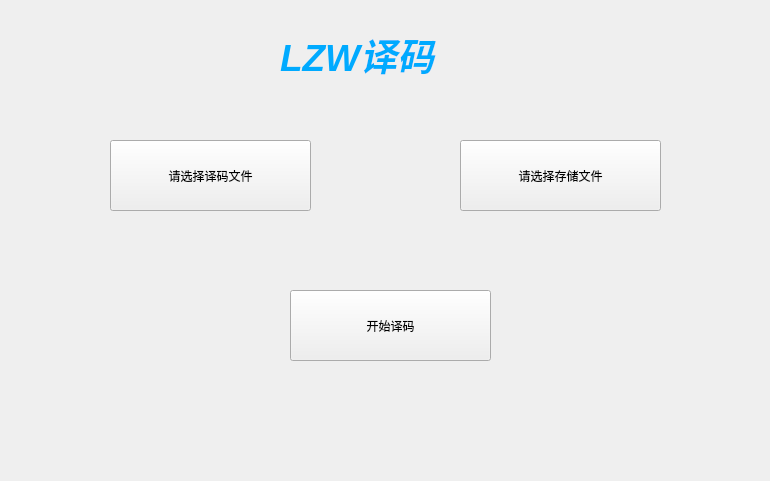
<?xml version="1.0" encoding="UTF-8"?>
<ui version="4.0">
 <class>LZW_OUT</class>
 <widget class="QWidget" name="LZW_OUT">
  <property name="geometry">
   <rect>
    <x>0</x>
    <y>0</y>
    <width>770</width>
    <height>481</height>
   </rect>
  </property>
  <property name="windowTitle">
   <string>LZW_OUT</string>
  </property>
  <widget class="QLabel" name="label">
   <property name="geometry">
    <rect>
     <x>280</x>
     <y>20</y>
     <width>211</width>
     <height>71</height>
    </rect>
   </property>
   <property name="text">
    <string>&lt;html&gt;&lt;head/&gt;&lt;body&gt;&lt;p&gt;&lt;span style=&quot; font-size:28pt; font-weight:600; font-style:italic; color:#00aaff;&quot;&gt;LZW译码&lt;/span&gt;&lt;/p&gt;&lt;/body&gt;&lt;/html&gt;</string>
   </property>
  </widget>
  <widget class="QPushButton" name="pushButton">
   <property name="geometry">
    <rect>
     <x>110</x>
     <y>140</y>
     <width>201</width>
     <height>71</height>
    </rect>
   </property>
   <property name="text">
    <string>请选择译码文件</string>
   </property>
  </widget>
  <widget class="QPushButton" name="pushButton_2">
   <property name="geometry">
    <rect>
     <x>460</x>
     <y>140</y>
     <width>201</width>
     <height>71</height>
    </rect>
   </property>
   <property name="text">
    <string>请选择存储文件</string>
   </property>
  </widget>
  <widget class="QPushButton" name="pushButton_3">
   <property name="geometry">
    <rect>
     <x>290</x>
     <y>290</y>
     <width>201</width>
     <height>71</height>
    </rect>
   </property>
   <property name="text">
    <string>开始译码</string>
   </property>
  </widget>
 </widget>
 <resources/>
 <connections/>
</ui>
